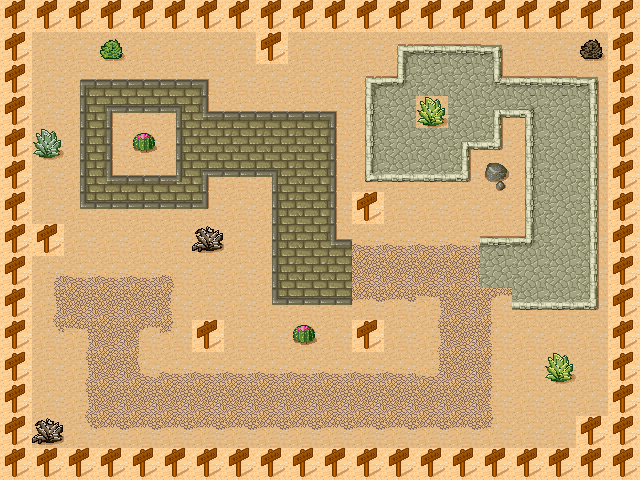

Below is a game level as drawn by its tile map, then a one-line description and the .tmx file that defines it, in full:
An orthogonal 20x15 tile map with 32x32 px tiles, 2 tile layers (map, collision).

<map version="1.0" orientation="orthogonal" renderorder="right-down" width="20" height="15" tilewidth="32" tileheight="32" nextobjectid="1">
 <tileset firstgid="1" name="sprite_map_1" tilewidth="32" tileheight="32" tilecount="48" columns="8">
  <image source="sprite_map_1.png" width="256" height="192" />
 </tileset>
 <layer name="map" width="20" height="15" opacity="0.9">
  <data encoding="csv">
30,30,30,30,30,30,30,30,30,30,30,30,30,30,30,30,30,30,30,30,
30,30,30,48,30,30,30,30,32,30,30,30,25,26,26,27,30,30,47,30,
30,30,1,2,2,2,3,30,30,30,30,25,45,34,34,44,26,26,27,30,
30,30,9,20,18,21,28,2,2,2,3,33,34,40,34,36,37,34,35,30,
30,38,9,11,31,9,10,10,10,10,11,33,34,34,36,43,33,34,35,30,
30,30,9,28,2,29,20,18,21,10,11,41,42,42,43,32,33,34,35,30,
30,30,17,18,18,18,19,30,9,10,11,46,30,30,30,30,33,34,35,30,
30,32,30,30,30,30,39,30,9,10,28,7,7,7,7,26,45,34,35,30,
30,6,7,7,7,8,30,30,9,10,10,15,15,15,15,34,34,34,35,30,
30,14,15,15,15,16,30,30,17,18,18,23,23,5,15,4,42,42,43,30,
30,22,5,15,4,24,46,30,30,31,30,32,30,14,15,16,30,30,30,30,
30,30,14,15,12,7,7,7,7,7,7,7,7,13,15,16,30,40,30,30,
30,30,14,15,15,15,15,15,15,15,15,15,15,15,15,16,30,30,30,30,
30,39,22,23,23,23,23,23,23,23,23,23,23,23,23,24,30,30,32,30,
30,30,30,30,30,30,30,30,30,40,30,48,30,30,30,30,30,30,30,30
</data>
 </layer>
 <layer name="collision" width="20" height="15">
  <data encoding="csv">
46,46,46,46,46,46,46,46,46,46,46,46,46,46,46,46,46,46,46,46,
46,0,0,0,0,0,0,0,46,0,0,0,0,0,0,0,0,0,0,46,
46,0,0,0,0,0,0,0,0,0,0,0,0,0,0,0,0,0,0,46,
46,0,0,0,0,0,0,0,0,0,0,0,0,0,0,0,0,0,0,46,
46,0,0,0,0,0,0,0,0,0,0,0,0,0,0,0,0,0,0,46,
46,0,0,0,0,0,0,0,0,0,0,0,0,0,0,0,0,0,0,46,
46,0,0,0,0,0,0,0,0,0,0,46,0,0,0,0,0,0,0,46,
46,46,0,0,0,0,0,0,0,0,0,0,0,0,0,0,0,0,0,46,
46,0,0,0,0,0,0,0,0,0,0,0,0,0,0,0,0,0,0,46,
46,0,0,0,0,0,0,0,0,0,0,0,0,0,0,0,0,0,0,46,
46,0,0,0,0,0,46,0,0,0,0,46,0,0,0,0,0,0,0,46,
46,0,0,0,0,0,0,0,0,0,0,0,0,0,0,0,0,0,0,46,
46,0,0,0,0,0,0,0,0,0,0,0,0,0,0,0,0,0,0,46,
46,0,0,0,0,0,0,0,0,0,0,0,0,0,0,0,0,0,46,46,
46,46,46,46,46,46,46,46,46,46,46,46,46,46,46,46,46,46,46,46
</data>
 </layer>
</map>
